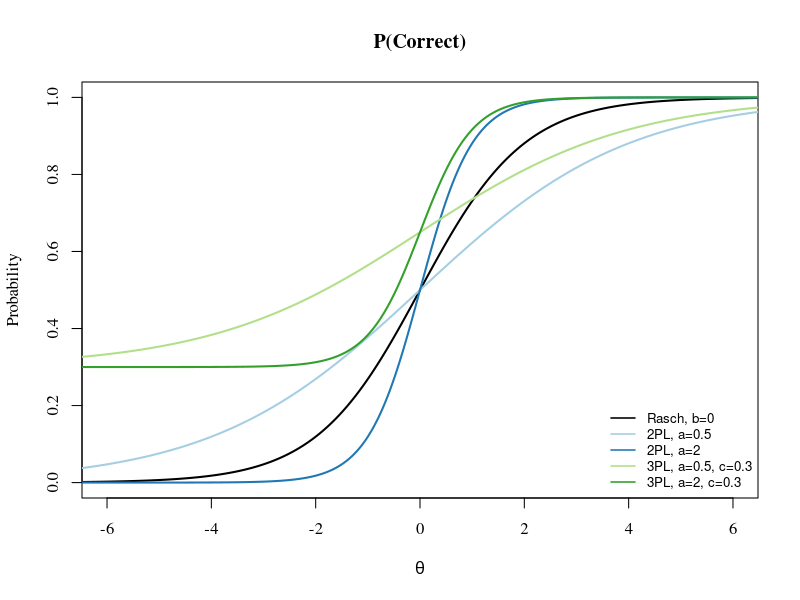

The R source for this figure:
## ---- chunk 1
library(RColorBrewer)
theta = seq(-8, 8, by = .01)

brewer.colors = c(1, brewer.pal(4, "Paired"))
line.rasch = 1/(1+exp(-(theta - 0)))
line.2pl.sm = 1/(1+exp(-.5*(theta - 0)))
line.2pl.big = 1/(1+exp(-2*(theta - 0)))
line.3pl.sm = .3 + (1-.3)/(1+exp(-.5*(theta - 0)))
line.3pl.big = .3 + (1-.3)/(1+exp(-2*(theta - 0)))

plot(line.rasch~theta, type = 'l', lwd = 2,col = brewer.colors[1], ylab = "Probability", 
     xlab = expression(theta), xlim = c(-6,6), ylim = c(0,1), main = "P(Correct)", family = 'serif')
points(line.2pl.sm~theta, type = 'l', lwd = 2,col = brewer.colors[2])
points(line.2pl.big~theta, type = 'l', lwd = 2,col = brewer.colors[3])
points(line.3pl.sm~theta, type = 'l', lwd = 2,col = brewer.colors[4])
points(line.3pl.big~theta, type = 'l', lwd = 2,col = brewer.colors[5])
legend("bottomright", legend = 
         c('Rasch, b=0', '2PL, a=0.5', '2PL, a=2', '3PL, a=0.5, c=0.3', '3PL, a=2, c=0.3'),  lty = rep(1,5),
       bty = 'n', lwd = rep(1.5,5), col = brewer.colors, cex = .8)
